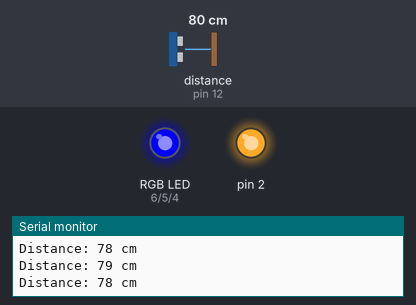
A sketch run on a simulated Arduino Uno, built with avr-gcc and run on an emulated ATmega328P. Parts: an RGB LED mixed from three pins (HIGH = lit), output pins drawn as LEDs (lit = HIGH), the last lines printed to the serial monitor. Wiring (inferred from the names in the program): ultrasonic range finder: trigger pin 11; echo pin 12. The test bench sets the inputs (shaded band); at power-on: distance to the obstacle (sensor on pin 12) 80 cm. The echo pulse lasts 58.3 µs per cm; pins used as bus, display or sensor lines are not drawn.

Above: at 0.8 s.
0.9 s: distance to the obstacle (sensor on pin 12) set to 28 cm
3.9 s: distance to the obstacle (sensor on pin 12) set to 22 cm
At 5.8 s:
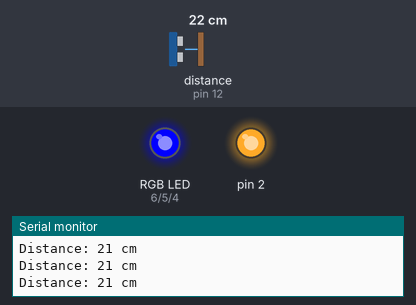
6.3 s: distance to the obstacle (sensor on pin 12) set to 17 cm
At 6.8 s:
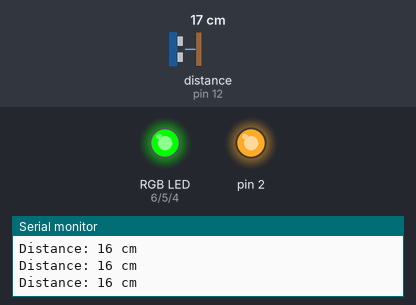
7.8 s: distance to the obstacle (sensor on pin 12) set to 2 cm
At 8.1 s:
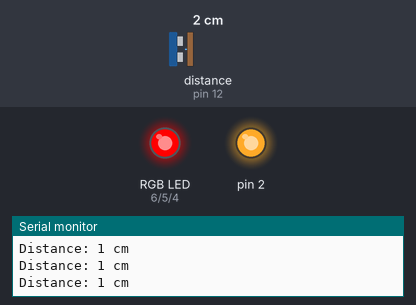
9.3 s: distance to the obstacle (sensor on pin 12) set to 18 cm
At 11.0 s:
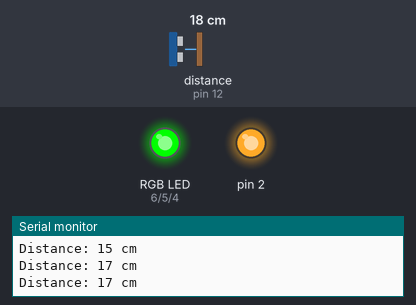
12.3 s: distance to the obstacle (sensor on pin 12) set to 16 cm
15.3 s: distance to the obstacle (sensor on pin 12) set to 13 cm
At 17.6 s:
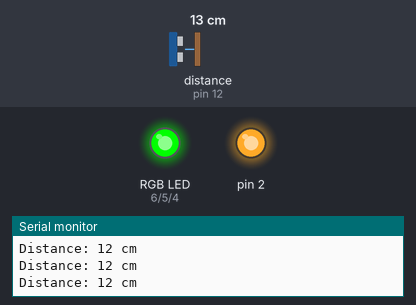
Timing chart, 0 to 19.1 s (numbered marks = the images above; inputs shaded):
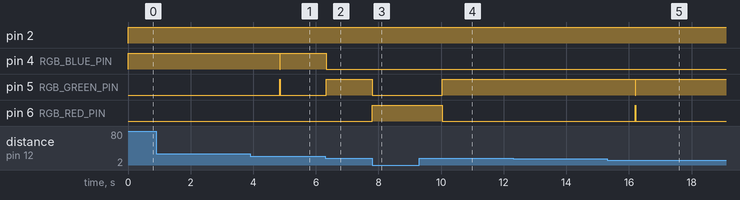

The sketch:

distanceRealTimeController.ino
```cpp
#include <Wire.h>
#include <Arduino_FreeRTOS.h>

// Pin Definitions
#define ULTRASONIC_TRIG_PIN 11
#define ULTRASONIC_ECHO_PIN 12
#define RGB_RED_PIN 6
#define RGB_GREEN_PIN 5
#define RGB_BLUE_PIN 4
#define I2C_SLAVE_ADDRESS 9

// Task handles
TaskHandle_t collectDataTaskHandle;
TaskHandle_t computeDataTaskHandle;
TaskHandle_t notifyDataTaskHandle;
TaskHandle_t i2cCommuniDataTaskHandle;

// Variables
int distance = 0;
int color = 0;

// Task prototypes
void collectDataTask(void* pvParameters);
void computeDataTask(void* pvParameters);
void notifyDataTask(void* pvParameters);
void i2cCommuniDataTask(void* pvParameters);
void requestEvent();

void setup() {
  Wire.onRequest(requestEvent); // register request event
  Serial.begin(9600); // Initialize serial monitor
  pinMode(2,OUTPUT);
  pinMode(5,OUTPUT);
  pinMode(11,OUTPUT);
  digitalWrite(2,1);
  digitalWrite(5,0);
  digitalWrite(11,0);
  pinMode(ULTRASONIC_TRIG_PIN, OUTPUT);
  pinMode(ULTRASONIC_ECHO_PIN, INPUT);
  pinMode(RGB_RED_PIN, OUTPUT);
  pinMode(RGB_GREEN_PIN, OUTPUT);
  pinMode(RGB_BLUE_PIN, OUTPUT);

  Wire.begin(I2C_SLAVE_ADDRESS);
  Wire.onRequest(requestEvent);

  xTaskCreate(collectDataTask, "CollectData", 128, NULL, 1, &collectDataTaskHandle);
  xTaskCreate(computeDataTask, "ComputeData", 128, NULL, 2, &computeDataTaskHandle);
  xTaskCreate(notifyDataTask, "NotifyData", 128, NULL, 3, &notifyDataTaskHandle);
  xTaskCreate(i2cCommuniDataTask, "I2CCommunication", 128, NULL, 4, &i2cCommuniDataTaskHandle);

  vTaskStartScheduler();
}

void loop() {
  // Empty loop, tasks will be scheduled by FreeRTOS
}

void collectDataTask(void* pvParameters) {
  while (1) {
    // Read data from the ultrasonic sensor
    long duration;

    // Trigger ultrasonic sensor to start measurement
    digitalWrite(ULTRASONIC_TRIG_PIN, LOW);
    delayMicroseconds(2);
    digitalWrite(ULTRASONIC_TRIG_PIN, HIGH);
    delayMicroseconds(10);
    digitalWrite(ULTRASONIC_TRIG_PIN, LOW);

    // Measure the duration of the pulse from the ultrasonic sensor
    duration = pulseIn(ULTRASONIC_ECHO_PIN, HIGH);

    // Calculate distance based on the duration of the pulse
    distance = duration * 0.034 / 2;

    // Print the distance value to the serial monitor
    Serial.print("Distance: ");
    Serial.print(distance);
    Serial.println(" cm");

    vTaskDelay(pdMS_TO_TICKS(20)); // Adjust the delay based on the required data collection rate
  }
}

void computeDataTask(void* pvParameters) {
  while (1) {
    // Compute color based on distance value
    if (distance <= 10) {
      color = 1; // Red
    } else if (distance <= 20) {
      color = 2; // Green
    } else {
      color = 3; // Blue
    }

    vTaskDelay(pdMS_TO_TICKS(20)); // Adjust the delay based on the required computation rate
  }
}

void notifyDataTask(void* pvParameters) {
  while (1) {
    // Light up RGB LED based on the assigned color
    switch (color) {
      case 1: // Red
        digitalWrite(RGB_RED_PIN, HIGH);
        digitalWrite(RGB_GREEN_PIN, LOW);
        digitalWrite(RGB_BLUE_PIN, LOW);
        break;
      case 2: // Green
        digitalWrite(RGB_RED_PIN, LOW);
        digitalWrite(RGB_GREEN_PIN, HIGH);
        digitalWrite(RGB_BLUE_PIN, LOW);
        break;
      case 3: // Blue
        digitalWrite(RGB_RED_PIN, LOW);
        digitalWrite(RGB_GREEN_PIN, LOW);
        digitalWrite(RGB_BLUE_PIN, HIGH);
        break;
    }

    vTaskDelay(pdMS_TO_TICKS(20)); // Adjust the delay based on the required notification rate
  }
}

void i2cCommuniDataTask(void *pvParameters) {
  while (1) {
    // Empty task for I2C communication
    vTaskDelay(100); // Adjust the delay as needed
  }
}

void requestEvent() {
  Wire.write(distance); // send data to master device
}
```

Measured:
- the behaviour switches between 20 and 19 cm on distance to the obstacle (sensor on pin 12) (found by bisection; images 1 and 2)
- after the input at 3.9 s, pin 4 (RGB_BLUE_PIN): HIGH → LOW after 0.95 s, → HIGH 0.02 s later; pin 5 (RGB_GREEN_PIN): LOW → HIGH after 0.95 s, → LOW 0.02 s later
- after the input at 6.3 s, pin 4 (RGB_BLUE_PIN): HIGH → LOW at once; pin 5 (RGB_GREEN_PIN): LOW → HIGH at once
- after the input at 7.8 s, pin 5 (RGB_GREEN_PIN): HIGH → LOW at once; pin 6 (RGB_RED_PIN): LOW → HIGH at once
- after the input at 9.3 s, pin 5 (RGB_GREEN_PIN): LOW → HIGH after 0.74 s; pin 6 (RGB_RED_PIN): HIGH → LOW after 0.74 s
- after the input at 15.3 s, pin 5 (RGB_GREEN_PIN): HIGH → LOW after 0.90 s, → HIGH 0.02 s later; pin 6 (RGB_RED_PIN): LOW → HIGH after 0.90 s, → LOW 0.02 s later
